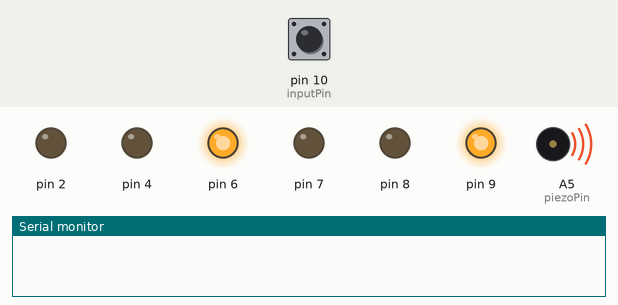
Bench run of a sketch on a simulated Arduino Uno, built with avr-gcc and run on an emulated ATmega328P. On the bench: output pins drawn as LEDs (lit = HIGH), buzzer (waves = sounding), the last lines printed to the serial monitor. The test bench sets the inputs (shaded band); at power-on: pin 10 (inputPin) HIGH.

Above: at 1.2 s.
1.3 s: pin 10 (inputPin) pulled LOW for 1 s
At 1.9 s:
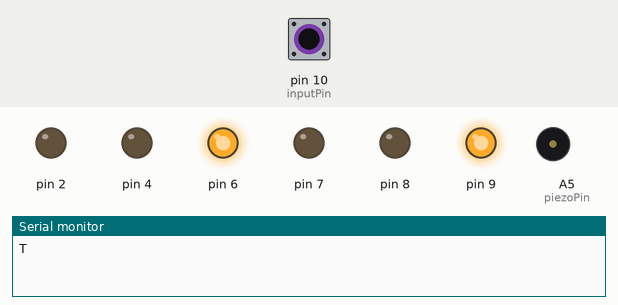
3.8 s: pin 10 (inputPin) pulled LOW for 3.2 s
At 7.4 s:
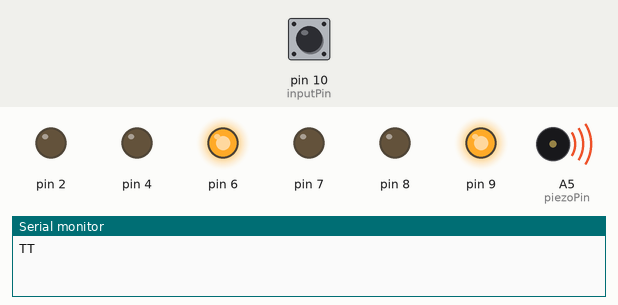
Timing chart, 0 to 8.9 s (numbered marks = the images above; inputs shaded):
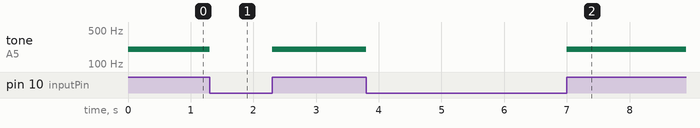

Measured:
- after the input at 1.3 s, tone on A5 (piezoPin): 200 Hz → silent at once, → 200 Hz 1.0 s later
- after the input at 3.8 s, tone on A5 (piezoPin): 200 Hz → silent at once, → 200 Hz 3.2 s later

The sketch:

morse_code_decoder_reading_words_and_driving_motor.ino
```cpp
unsigned long signal_len, t1, t2; //time for which button is pressed
int inputPin = 10;                 //input pin for push button
int piezoPin = A5;                // analog input for piezo pin
String code = "";                 //string in which one alphabet is stored
String myword = "";
void setup() {
  Serial.begin(9600);
  pinMode(inputPin, INPUT_PULLUP); //internal pullup resistor is used to simplify the circuit
  pinMode(piezoPin, OUTPUT);
  analogWrite (6, 255); // provides power to motor 1
  analogWrite (9, 255); // provides power to motor 2
  pinMode (2, OUTPUT);
  pinMode (4, OUTPUT);
  pinMode (6, OUTPUT);
  pinMode (7, OUTPUT);
  pinMode (8, OUTPUT);
  pinMode (9, OUTPUT);

}

void loop()
{
NextDotDash:
  while (digitalRead(inputPin) == LOW) {}
  t1 = millis();                            //time at button press
  tone(piezoPin, 200);           //piezo speaker tone on while button pressed
  while (digitalRead(inputPin) == HIGH) {}
  t2 = millis();                            //time at button release
  noTone(piezoPin);         //piezo speaker tone on while button pressed
  signal_len = t2 - t1;                     //time for which button is pressed
  if (signal_len > 50)                      //to account for switch debouncing
  {
    code += readio();                       //function to read dot or dash
  }
  while ((millis() - t2) < 500)           //if time between button press greater than 0.5sec, skip loop and go to next alphabet
  {
    if (digitalRead(inputPin) == HIGH)
    {
      goto NextDotDash;
    }
  }
  convertor();                        //function to decipher code into alphabet
}

char readio()
{
  if (signal_len < 600 && signal_len > 50)
  {
    return '.';                        //if button press less than 0.6sec, it is a dot
  }
  else if (signal_len > 600)
  {
    return '-';                        //if button press more than 0.6sec, it is a dash
  }
}

void convertor()
{
  static String letters[] = {".-", "-...", "-.-.", "-..", ".", "..-.", "--.", "....", "..", ".---", "-.-", ".-..", "--", "-.", "---", ".--.", "--.-",
                             ".-.", "...", "-", "..-", "...-", ".--", "-..-", "-.--", "--..", "E"
                            };
  int i = 0;
  if (code == ".-.-.-")
  {
    Serial.print("_");        //for break
  }
  else
  {
    while (letters[i] != "E")  //loop for comparing input code with letters array
    {
      if (letters[i] == code)
      {
        Serial.print(char('A' + i));
        myword += char('A' + i);
        break;
      }
      i++;
    }
    if (letters[i] == "E")
    {
      Serial.println("<Wrong input>");  //if input code doesn't match any letter, error
      Serial.print("here is the word you typed: ");
      Serial.println(myword);
      if (myword == "HI") {
        moveForward (500); // motors powered on and move forward

        stopMotion (500); // motors powered off
        Serial.println("You really know how to push my buttons!"); //reponse provided in serial monitor when the word "HI" is typed in followed by short pulse to indicate end of word
      }
      Serial.println("resetting myword");
      myword = ""; // reset myword to a blank string for next word
    }
    //return(char('A' + i));
  }
  code = "";                            //reset code to blank string
}

void moveForward (int motionTime) {
  digitalWrite (2, HIGH);   // turn the motor on and move forward (HIGH is the voltage level)
  digitalWrite (4, LOW);
  digitalWrite (7, HIGH);   // turn the motor on and move forward (HIGH is the voltage level)
  digitalWrite (8, LOW);
  delay(motionTime);
}

void stopMotion (int motionTime) {
  digitalWrite (2, LOW);   // turn the motor off for 0.5 second  (LOW is the voltage level)
  digitalWrite (4, LOW);
  digitalWrite (7, LOW);
  digitalWrite (8, LOW);   // wait for 0.5 second
  delay(motionTime);
}
```
